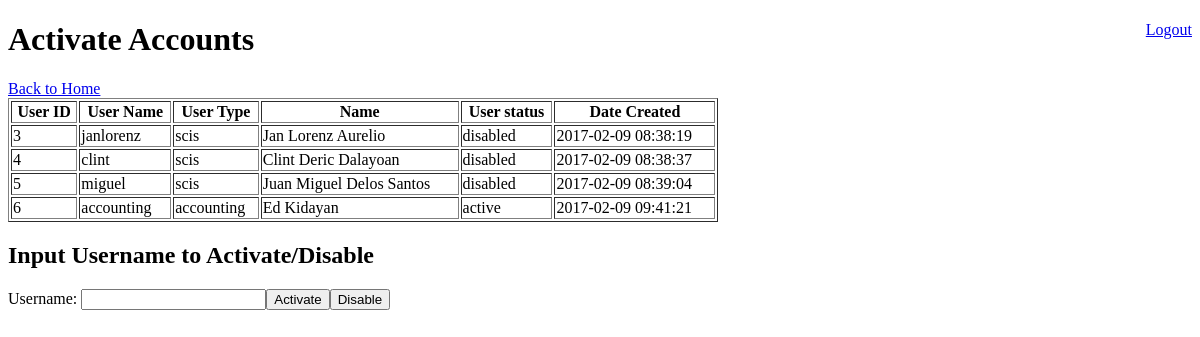
The page /request_app/dashboard/activator.php (signed in) on the database as committed earlier.
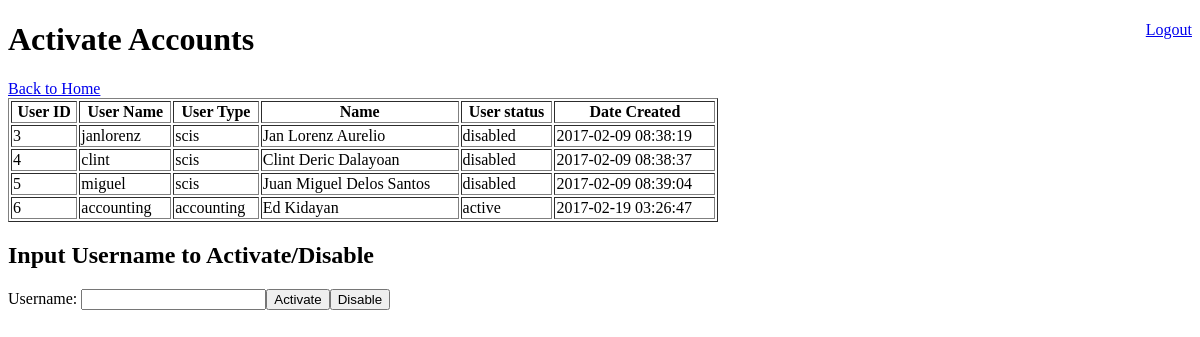
The same page on the database as committed later.
### tables this page shows
CREATE TABLE `users` (
  `id` int(11) NOT NULL,
  `username` varchar(255) NOT NULL,
  `password` varchar(255) NOT NULL,
  `user_type` varchar(255) NOT NULL COMMENT 'scis/accounting',
  `user_status` varchar(255) NOT NULL COMMENT 'active/disabled',
  `created_at` timestamp NOT NULL DEFAULT CURRENT_TIMESTAMP ON UPDATE CURRENT_TIMESTAMP,
  `updated_at` timestamp NOT NULL DEFAULT '0000-00-00 00:00:00'
);

### request_app/dashboard/activator.php (the view, shortened to what this page needs)
<?php
include '../shared/connection.php';
$user_disabled = "SELECT users.id,username,user_type,CONCAT(firstname, ' ', lastname) 'name', users.created_at,user_status FROM users INNER JOIN user_details ON users.id=user_id WHERE user_id!=1";
$user_disabledQ = mysqli_query($conn,$user_disabled) or die(mysqli_error($conn));
?>
<!DOCTYPE html>
<html>
    <head>
    </head>
    <body>
        <a href="../shared/logout.php" style="float:right">Logout</a>
        <h1>Activate Accounts</h1>
        <a href="home.php">Back to Home</a>
        <div>
        <table border="1" width='60%'>
        <tr>
            <th>User ID </th>
            <th>User Name </th>
            <th>User Type</th>
            <th>Name</th>
            <th>User status </th>
            <th>Date Created</th>
        </tr>
         <?php
               while($user = mysqli_fetch_array($user_disabledQ)){
                echo "<tr><td>" . $user['id'] . "</td>";
                echo "<td>" . $user['username'] . "</td>";
                echo "<td>" . $user['user_type'] . "</td>";
                echo "<td>" . $user['name'] . "</td>";
                echo "<td>" . $user['user_status'] . "</td>";
                echo "<td>" . $user['created_at'] . "</td></tr>";
               }
              ?>
        </table>
        <?php
        echo "<h2> Input Username to Activate/Disable </h2>";
        echo "<form method='POST' action='activator.php'>";
        echo "Username: <input type='text' name='user'>";
        echo "<input type='submit' name='active' value='Activate'>";
        echo "<input type='submit' name='disabled' value='Disable'>";
        echo "</form>";
        ?>
    </body>
</html

Rows that differ between the two databases and show on the page:
changed users "accounting": created_at "2017-02-09 09:41:21" → "2017-02-19 03:26:47"
